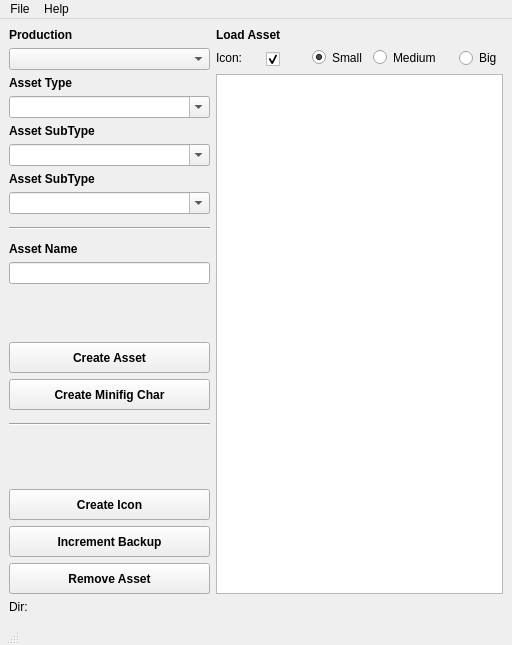
<?xml version="1.0" encoding="UTF-8"?>
<ui version="4.0">
 <class>AssetWindow</class>
 <widget class="QMainWindow" name="AssetWindow">
  <property name="enabled">
   <bool>true</bool>
  </property>
  <property name="geometry">
   <rect>
    <x>0</x>
    <y>0</y>
    <width>512</width>
    <height>645</height>
   </rect>
  </property>
  <property name="sizePolicy">
   <sizepolicy hsizetype="Fixed" vsizetype="Fixed">
    <horstretch>0</horstretch>
    <verstretch>0</verstretch>
   </sizepolicy>
  </property>
  <property name="windowTitle">
   <string notr="true">Asset Dialog</string>
  </property>
  <property name="autoFillBackground">
   <bool>false</bool>
  </property>
  <widget class="QWidget" name="centralwidget">
   <layout class="QGridLayout" name="gridLayout_3">
    <item row="0" column="0">
     <layout class="QGridLayout" name="gridLayout">
      <item row="7" column="0" rowspan="2" colspan="3">
       <widget class="QComboBox" name="assetSubTypeComboBox_2">
        <property name="sizePolicy">
         <sizepolicy hsizetype="Fixed" vsizetype="Fixed">
          <horstretch>0</horstretch>
          <verstretch>0</verstretch>
         </sizepolicy>
        </property>
        <property name="minimumSize">
         <size>
          <width>201</width>
          <height>22</height>
         </size>
        </property>
        <property name="maximumSize">
         <size>
          <width>201</width>
          <height>22</height>
         </size>
        </property>
        <property name="editable">
         <bool>true</bool>
        </property>
       </widget>
      </item>
      <item row="19" column="0" colspan="3">
       <widget class="QPushButton" name="removePushButton">
        <property name="sizePolicy">
         <sizepolicy hsizetype="Fixed" vsizetype="Fixed">
          <horstretch>0</horstretch>
          <verstretch>0</verstretch>
         </sizepolicy>
        </property>
        <property name="minimumSize">
         <size>
          <width>201</width>
          <height>31</height>
         </size>
        </property>
        <property name="maximumSize">
         <size>
          <width>201</width>
          <height>31</height>
         </size>
        </property>
        <property name="font">
         <font>
          <weight>75</weight>
          <bold>true</bold>
         </font>
        </property>
        <property name="text">
         <string>Remove Asset</string>
        </property>
       </widget>
      </item>
      <item row="4" column="0" colspan="3">
       <widget class="QLabel" name="assetSubTypeLabel">
        <property name="sizePolicy">
         <sizepolicy hsizetype="Fixed" vsizetype="Fixed">
          <horstretch>0</horstretch>
          <verstretch>0</verstretch>
         </sizepolicy>
        </property>
        <property name="font">
         <font>
          <pointsize>9</pointsize>
          <weight>75</weight>
          <bold>true</bold>
         </font>
        </property>
        <property name="text">
         <string>Asset SubType</string>
        </property>
       </widget>
      </item>
      <item row="3" column="0" colspan="3">
       <widget class="QComboBox" name="assetTypeComboBox">
        <property name="sizePolicy">
         <sizepolicy hsizetype="Fixed" vsizetype="Fixed">
          <horstretch>0</horstretch>
          <verstretch>0</verstretch>
         </sizepolicy>
        </property>
        <property name="maximumSize">
         <size>
          <width>201</width>
          <height>22</height>
         </size>
        </property>
        <property name="editable">
         <bool>true</bool>
        </property>
       </widget>
      </item>
      <item row="9" column="0" colspan="3">
       <widget class="Line" name="splitterA">
        <property name="sizePolicy">
         <sizepolicy hsizetype="Fixed" vsizetype="Fixed">
          <horstretch>0</horstretch>
          <verstretch>0</verstretch>
         </sizepolicy>
        </property>
        <property name="minimumSize">
         <size>
          <width>201</width>
          <height>16</height>
         </size>
        </property>
        <property name="maximumSize">
         <size>
          <width>201</width>
          <height>16</height>
         </size>
        </property>
        <property name="orientation">
         <enum>Qt::Horizontal</enum>
        </property>
       </widget>
      </item>
      <item row="14" column="0" colspan="3">
       <widget class="QPushButton" name="createMiniFigPushButton">
        <property name="sizePolicy">
         <sizepolicy hsizetype="Fixed" vsizetype="Fixed">
          <horstretch>0</horstretch>
          <verstretch>0</verstretch>
         </sizepolicy>
        </property>
        <property name="minimumSize">
         <size>
          <width>201</width>
          <height>31</height>
         </size>
        </property>
        <property name="maximumSize">
         <size>
          <width>201</width>
          <height>31</height>
         </size>
        </property>
        <property name="font">
         <font>
          <weight>75</weight>
          <bold>true</bold>
         </font>
        </property>
        <property name="text">
         <string>Create Minifig Char</string>
        </property>
       </widget>
      </item>
      <item row="17" column="0" colspan="3">
       <widget class="QPushButton" name="createIcon">
        <property name="sizePolicy">
         <sizepolicy hsizetype="Fixed" vsizetype="Fixed">
          <horstretch>0</horstretch>
          <verstretch>0</verstretch>
         </sizepolicy>
        </property>
        <property name="minimumSize">
         <size>
          <width>201</width>
          <height>31</height>
         </size>
        </property>
        <property name="maximumSize">
         <size>
          <width>201</width>
          <height>31</height>
         </size>
        </property>
        <property name="font">
         <font>
          <weight>75</weight>
          <bold>true</bold>
         </font>
        </property>
        <property name="text">
         <string>Create Icon</string>
        </property>
       </widget>
      </item>
      <item row="15" column="0" colspan="3">
       <widget class="Line" name="splitterB">
        <property name="sizePolicy">
         <sizepolicy hsizetype="Fixed" vsizetype="Fixed">
          <horstretch>0</horstretch>
          <verstretch>0</verstretch>
         </sizepolicy>
        </property>
        <property name="minimumSize">
         <size>
          <width>201</width>
          <height>16</height>
         </size>
        </property>
        <property name="maximumSize">
         <size>
          <width>201</width>
          <height>16</height>
         </size>
        </property>
        <property name="orientation">
         <enum>Qt::Horizontal</enum>
        </property>
       </widget>
      </item>
      <item row="13" column="0" colspan="3">
       <widget class="QPushButton" name="createPushButton">
        <property name="sizePolicy">
         <sizepolicy hsizetype="Fixed" vsizetype="Fixed">
          <horstretch>0</horstretch>
          <verstretch>0</verstretch>
         </sizepolicy>
        </property>
        <property name="minimumSize">
         <size>
          <width>201</width>
          <height>31</height>
         </size>
        </property>
        <property name="maximumSize">
         <size>
          <width>201</width>
          <height>31</height>
         </size>
        </property>
        <property name="font">
         <font>
          <weight>75</weight>
          <bold>true</bold>
         </font>
        </property>
        <property name="text">
         <string>Create Asset</string>
        </property>
       </widget>
      </item>
      <item row="18" column="0" colspan="3">
       <widget class="QPushButton" name="incrPushButton">
        <property name="sizePolicy">
         <sizepolicy hsizetype="Fixed" vsizetype="Fixed">
          <horstretch>0</horstretch>
          <verstretch>0</verstretch>
         </sizepolicy>
        </property>
        <property name="minimumSize">
         <size>
          <width>201</width>
          <height>31</height>
         </size>
        </property>
        <property name="maximumSize">
         <size>
          <width>201</width>
          <height>31</height>
         </size>
        </property>
        <property name="font">
         <font>
          <weight>75</weight>
          <bold>true</bold>
         </font>
        </property>
        <property name="text">
         <string>Increment Backup</string>
        </property>
       </widget>
      </item>
      <item row="1" column="0" colspan="3">
       <widget class="QComboBox" name="productionComboBox">
        <property name="sizePolicy">
         <sizepolicy hsizetype="Fixed" vsizetype="Fixed">
          <horstretch>0</horstretch>
          <verstretch>0</verstretch>
         </sizepolicy>
        </property>
        <property name="maximumSize">
         <size>
          <width>201</width>
          <height>22</height>
         </size>
        </property>
        <property name="editable">
         <bool>false</bool>
        </property>
       </widget>
      </item>
      <item row="12" column="2">
       <spacer name="verticalSpacer_5">
        <property name="orientation">
         <enum>Qt::Vertical</enum>
        </property>
        <property name="sizeHint" stdset="0">
         <size>
          <width>20</width>
          <height>15</height>
         </size>
        </property>
       </spacer>
      </item>
      <item row="6" column="0" colspan="3">
       <widget class="QLabel" name="assetSubTypeLabel_2">
        <property name="sizePolicy">
         <sizepolicy hsizetype="Fixed" vsizetype="Fixed">
          <horstretch>0</horstretch>
          <verstretch>0</verstretch>
         </sizepolicy>
        </property>
        <property name="font">
         <font>
          <pointsize>9</pointsize>
          <weight>75</weight>
          <bold>true</bold>
         </font>
        </property>
        <property name="text">
         <string>Asset SubType</string>
        </property>
       </widget>
      </item>
      <item row="0" column="0" colspan="2">
       <widget class="QLabel" name="productionLabel">
        <property name="sizePolicy">
         <sizepolicy hsizetype="Fixed" vsizetype="Fixed">
          <horstretch>0</horstretch>
          <verstretch>0</verstretch>
         </sizepolicy>
        </property>
        <property name="font">
         <font>
          <pointsize>9</pointsize>
          <weight>75</weight>
          <bold>true</bold>
         </font>
        </property>
        <property name="text">
         <string>Production</string>
        </property>
       </widget>
      </item>
      <item row="11" column="0" colspan="3">
       <widget class="QLineEdit" name="assetNameTextEdit">
        <property name="maximumSize">
         <size>
          <width>201</width>
          <height>22</height>
         </size>
        </property>
       </widget>
      </item>
      <item row="5" column="0" colspan="3">
       <widget class="QComboBox" name="assetSubTypeComboBox">
        <property name="sizePolicy">
         <sizepolicy hsizetype="Fixed" vsizetype="Fixed">
          <horstretch>0</horstretch>
          <verstretch>0</verstretch>
         </sizepolicy>
        </property>
        <property name="minimumSize">
         <size>
          <width>201</width>
          <height>22</height>
         </size>
        </property>
        <property name="maximumSize">
         <size>
          <width>201</width>
          <height>22</height>
         </size>
        </property>
        <property name="editable">
         <bool>true</bool>
        </property>
       </widget>
      </item>
      <item row="2" column="0" colspan="2">
       <widget class="QLabel" name="assetTypeLabel">
        <property name="sizePolicy">
         <sizepolicy hsizetype="Fixed" vsizetype="Fixed">
          <horstretch>0</horstretch>
          <verstretch>0</verstretch>
         </sizepolicy>
        </property>
        <property name="font">
         <font>
          <pointsize>9</pointsize>
          <weight>75</weight>
          <bold>true</bold>
         </font>
        </property>
        <property name="text">
         <string>Asset Type</string>
        </property>
       </widget>
      </item>
      <item row="10" column="0" colspan="2">
       <widget class="QLabel" name="assetNameLabel">
        <property name="sizePolicy">
         <sizepolicy hsizetype="Fixed" vsizetype="Fixed">
          <horstretch>0</horstretch>
          <verstretch>0</verstretch>
         </sizepolicy>
        </property>
        <property name="font">
         <font>
          <pointsize>9</pointsize>
          <weight>75</weight>
          <bold>true</bold>
         </font>
        </property>
        <property name="text">
         <string>Asset Name</string>
        </property>
       </widget>
      </item>
      <item row="16" column="0">
       <spacer name="verticalSpacer">
        <property name="orientation">
         <enum>Qt::Vertical</enum>
        </property>
        <property name="sizeHint" stdset="0">
         <size>
          <width>20</width>
          <height>17</height>
         </size>
        </property>
       </spacer>
      </item>
     </layout>
    </item>
    <item row="0" column="1">
     <layout class="QGridLayout" name="gridLayout_2">
      <item row="0" column="0">
       <widget class="QLabel" name="loadAssetLabel">
        <property name="sizePolicy">
         <sizepolicy hsizetype="Fixed" vsizetype="Fixed">
          <horstretch>0</horstretch>
          <verstretch>0</verstretch>
         </sizepolicy>
        </property>
        <property name="font">
         <font>
          <pointsize>9</pointsize>
          <weight>75</weight>
          <bold>true</bold>
         </font>
        </property>
        <property name="text">
         <string>Load Asset</string>
        </property>
       </widget>
      </item>
      <item row="1" column="0">
       <layout class="QGridLayout" name="icongridLayout">
        <item row="0" column="0">
         <widget class="QLabel" name="iconSizeLabel">
          <property name="minimumSize">
           <size>
            <width>44</width>
            <height>17</height>
           </size>
          </property>
          <property name="maximumSize">
           <size>
            <width>44</width>
            <height>17</height>
           </size>
          </property>
          <property name="text">
           <string>Icon: </string>
          </property>
         </widget>
        </item>
        <item row="0" column="1">
         <widget class="QCheckBox" name="iconCheckBox">
          <property name="minimumSize">
           <size>
            <width>25</width>
            <height>17</height>
           </size>
          </property>
          <property name="maximumSize">
           <size>
            <width>45</width>
            <height>13</height>
           </size>
          </property>
          <property name="text">
           <string/>
          </property>
          <property name="checkable">
           <bool>true</bool>
          </property>
          <property name="checked">
           <bool>true</bool>
          </property>
         </widget>
        </item>
        <item row="0" column="4">
         <widget class="QRadioButton" name="iconMediumRadioButton">
          <property name="minimumSize">
           <size>
            <width>80</width>
            <height>17</height>
           </size>
          </property>
          <property name="maximumSize">
           <size>
            <width>80</width>
            <height>17</height>
           </size>
          </property>
          <property name="text">
           <string>Medium</string>
          </property>
          <property name="checkable">
           <bool>true</bool>
          </property>
          <attribute name="buttonGroup">
           <string notr="true">iconButtonGroup</string>
          </attribute>
         </widget>
        </item>
        <item row="0" column="5">
         <widget class="QRadioButton" name="iconBigRadioButton">
          <property name="minimumSize">
           <size>
            <width>44</width>
            <height>17</height>
           </size>
          </property>
          <property name="text">
           <string>Big</string>
          </property>
          <attribute name="buttonGroup">
           <string notr="true">iconButtonGroup</string>
          </attribute>
         </widget>
        </item>
        <item row="0" column="2">
         <widget class="QRadioButton" name="iconSmallRadioButton">
          <property name="minimumSize">
           <size>
            <width>55</width>
            <height>17</height>
           </size>
          </property>
          <property name="maximumSize">
           <size>
            <width>47</width>
            <height>17</height>
           </size>
          </property>
          <property name="text">
           <string>Small</string>
          </property>
          <property name="checked">
           <bool>true</bool>
          </property>
          <attribute name="buttonGroup">
           <string notr="true">iconButtonGroup</string>
          </attribute>
         </widget>
        </item>
       </layout>
      </item>
      <item row="2" column="0">
       <widget class="QListWidget" name="assetListWidget">
        <property name="minimumSize">
         <size>
          <width>211</width>
          <height>400</height>
         </size>
        </property>
        <property name="iconSize">
         <size>
          <width>100</width>
          <height>500</height>
         </size>
        </property>
       </widget>
      </item>
     </layout>
    </item>
    <item row="1" column="0" colspan="2">
     <layout class="QGridLayout" name="dir_gridLayout">
      <item row="0" column="0">
       <widget class="QLabel" name="dirLabel">
        <property name="maximumSize">
         <size>
          <width>21</width>
          <height>16</height>
         </size>
        </property>
        <property name="text">
         <string>Dir:</string>
        </property>
       </widget>
      </item>
      <item row="0" column="1">
       <widget class="QLabel" name="dirPathLabel">
        <property name="minimumSize">
         <size>
          <width>450</width>
          <height>0</height>
         </size>
        </property>
        <property name="text">
         <string/>
        </property>
        <property name="scaledContents">
         <bool>true</bool>
        </property>
        <property name="alignment">
         <set>Qt::AlignLeading|Qt::AlignLeft|Qt::AlignVCenter</set>
        </property>
        <property name="textInteractionFlags">
         <set>Qt::LinksAccessibleByKeyboard|Qt::LinksAccessibleByMouse|Qt::TextBrowserInteraction|Qt::TextSelectableByKeyboard|Qt::TextSelectableByMouse</set>
        </property>
       </widget>
      </item>
     </layout>
    </item>
   </layout>
  </widget>
  <widget class="QMenuBar" name="menubar">
   <property name="geometry">
    <rect>
     <x>0</x>
     <y>0</y>
     <width>512</width>
     <height>26</height>
    </rect>
   </property>
   <widget class="QMenu" name="menuFile">
    <property name="title">
     <string>File</string>
    </property>
    <addaction name="actionExit"/>
   </widget>
   <widget class="QMenu" name="menuHelp">
    <property name="title">
     <string>Help</string>
    </property>
    <addaction name="actionHelp_on_AssetDialog"/>
    <addaction name="actionAbout"/>
   </widget>
   <addaction name="menuFile"/>
   <addaction name="menuHelp"/>
  </widget>
  <widget class="QStatusBar" name="statusbar">
   <property name="enabled">
    <bool>true</bool>
   </property>
   <property name="sizePolicy">
    <sizepolicy hsizetype="Fixed" vsizetype="Fixed">
     <horstretch>0</horstretch>
     <verstretch>0</verstretch>
    </sizepolicy>
   </property>
   <property name="font">
    <font>
     <weight>75</weight>
     <bold>true</bold>
    </font>
   </property>
   <property name="contextMenuPolicy">
    <enum>Qt::DefaultContextMenu</enum>
   </property>
   <property name="toolTip">
    <string/>
   </property>
   <property name="statusTip">
    <string/>
   </property>
   <property name="inputMethodHints">
    <set>Qt::ImhLowercaseOnly</set>
   </property>
  </widget>
  <action name="actionHelp_on_AssetDialog">
   <property name="text">
    <string>Help on AssetDialog</string>
   </property>
  </action>
  <action name="actionAbout">
   <property name="text">
    <string>About</string>
   </property>
  </action>
  <action name="actionExit">
   <property name="text">
    <string>Exit</string>
   </property>
  </action>
 </widget>
 <resources/>
 <connections/>
 <buttongroups>
  <buttongroup name="iconButtonGroup">
   <property name="exclusive">
    <bool>true</bool>
   </property>
  </buttongroup>
 </buttongroups>
</ui>
